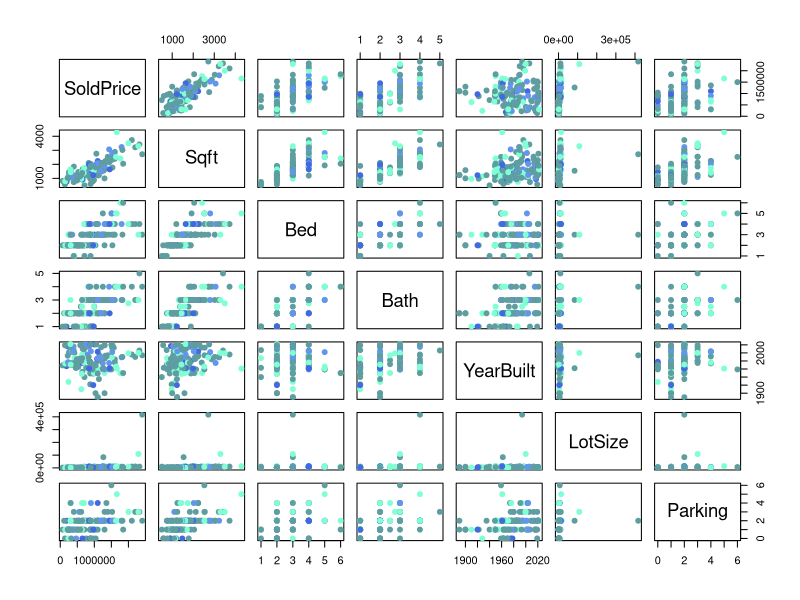
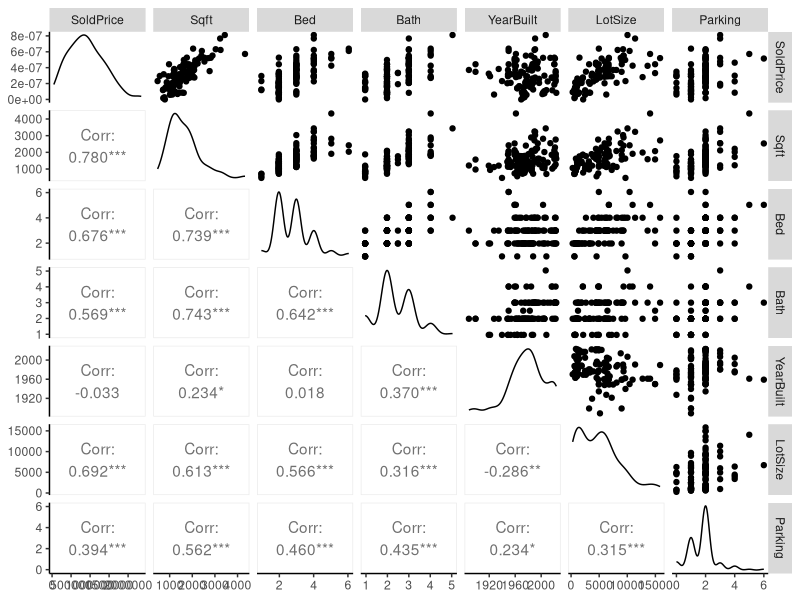
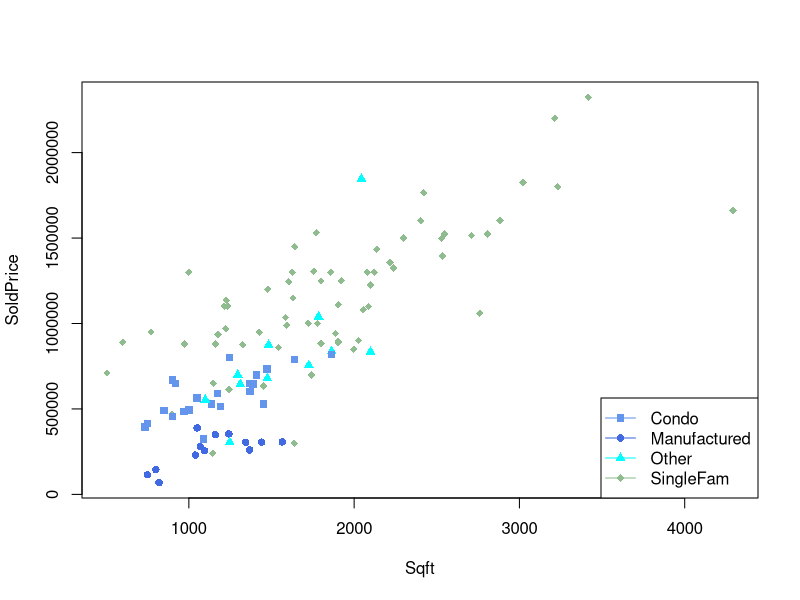

Here is the R script that generated these plots, in order: (Note: this script raises an error after producing the figures.)
## ---- chunk 1
knitr::opts_chunk$set(echo = TRUE)
## ---- chunk 2
library(tidyverse)
library(readxl)
library(leaps)
library(car)
library(scatterplot3d)
library(GGally)
library('lmtest')
## ---- chunk 3
realestate <- read_excel("SLO_Real_Estate_Feb-Apr2022.xlsx")

realestate_clean <- realestate %>%
  filter(LotSize != 416869 & LotSize != 108900 & LotSize != 84071)

realestate_clean <- realestate_clean %>%
  mutate(HomeTypeNew = 
           case_when(HomeType == "Condominium" ~ "Condo", 
             HomeType == "SingleFamilyResidence" ~ "SingleFam",
             HomeType == "ManufacturedHome" ~ "Manufactured",
             TRUE ~ "Other")) 

realestate_clean$Cooling = factor(realestate_clean$Cooling)
realestate_clean$Heating = factor(realestate_clean$Heating)
realestate_clean$HomeType = factor(realestate_clean$HomeType)
realestate_clean$HomeTypeNew = factor(realestate_clean$HomeTypeNew)
realestate_clean$Pool = factor(realestate_clean$Pool)
## ---- chunk 4
n <- 141
numtrain = ceiling(.8*n)
set.seed(678)
train_ind = sample(n, numtrain)
traindata = realestate_clean[train_ind, ]
testdata = realestate_clean[-train_ind, ]
set.seed(NULL)
## ---- chunk 5
# Matrix Scatterplot (outliers not removed)
pairs(SoldPrice ~ Sqft + Bed + Bath + YearBuilt + LotSize + Parking, data = realestate, 
      col = c('aquamarine', 'cornflowerblue','royalblue', 'cadetblue', 'cyan', 
              'darkblue', 'deepskyblue', 'darkseagreen', 'darkseagreen1')[factor(realestate_clean$HomeTypeNew)], 
      pch = 19)
## ---- chunk 6
# Correlation Matrix (outliers not removed)
cor(realestate[,c(1, 2, 3, 4, 5, 6, 7)])
## ---- chunk 7
# Matrix Scatterplot with ggpairs()
ggpairs(traindata[,-c(8:12)], 
        upper=list(continuous='points'),
        lower=list(continuous='cor',combo='blank',discrete='blank'))  +
  theme(panel.grid.major = element_blank(), panel.grid.minor = element_blank(),
panel.background = element_blank(), axis.line = element_line(colour = "black"))
## ---- chunk 8
# Interaction Plot Between Sold Price and Square Footage (Home Type)
traindata$HomeTypeNew = factor(traindata$HomeTypeNew)
fit_interaction = lm(SoldPrice~Sqft*HomeTypeNew, data=traindata)
summary(fit_interaction)

plot(SoldPrice ~ Sqft, data = traindata, 
     col = c('cornflowerblue','royalblue','cyan', 'darkseagreen')[HomeTypeNew], 
     pch = c(15, 16, 17, 18)[HomeTypeNew])
legend('bottomright',legend=levels(traindata$HomeTypeNew),
       pch = c(15, 16, 17, 18),
       col = c('cornflowerblue','royalblue','cyan', 'darkseagreen'),
       lty = 1)
abline(coeff[1], coeff[2], col='cornflowerblue')
abline(coeff[1] + coeff[3], coeff[2] + coeff[6], col = 'royalblue') 
abline(coeff[1] + coeff[4], coeff[2] + coeff[7], col = 'cyan') 
abline(coeff[1] + coeff[5], coeff[2] + coeff[8], col = 'seagreen') 
## ---- chunk 9
# Histograms of Quantitative Variables 
traindata %>%
  ggplot(aes(x = Sqft)) +
  geom_histogram(bins = 10) +
  theme(panel.grid.major = element_blank(), panel.grid.minor = element_blank(),
panel.background = element_blank(), axis.line = element_line(colour = "black"))

traindata %>%
  ggplot(aes(x = Sqft, fill = HomeTypeNew)) +
  geom_histogram(bins = 10) +
  scale_fill_manual(values = c('aquamarine', 'cornflowerblue','royalblue', 'cadetblue', 'cyan', 
                               'darkblue', 'deepskyblue', 'darkseagreen', 'darkseagreen1')) +
  facet_wrap(~HomeTypeNew) +
  theme(panel.grid.major = element_blank(), panel.grid.minor = element_blank(),
panel.background = element_blank(), axis.line = element_line(colour = "black"))

traindata %>%
  ggplot(aes(x = LotSize)) +
  geom_histogram(binwidth = 2000) +
  theme(panel.grid.major = element_blank(), panel.grid.minor = element_blank(),
panel.background = element_blank(), axis.line = element_line(colour = "black"))

traindata %>%
  ggplot(aes(x = LotSize, fill = HomeTypeNew)) +
  geom_histogram(binwidth = 2000) +
  scale_fill_manual(values = c('aquamarine', 'cornflowerblue','royalblue', 'cadetblue', 'cyan', 
                               'darkblue', 'deepskyblue', 'darkseagreen', 'darkseagreen1')) +
  facet_wrap(~HomeTypeNew) +
  theme(panel.grid.major = element_blank(), panel.grid.minor = element_blank(),
panel.background = element_blank(), axis.line = element_line(colour = "black"))

## ---- chunk 10
# Interaction Plot Between Home Type and Pool
with(traindata, interaction.plot(HomeTypeNew, Pool, SoldPrice, type = 'b', 
                                 col = c('royalblue','cyan'), 
                                 pch = c(16, 17)))
with(traindata, interaction.plot(Pool, HomeTypeNew, SoldPrice, type = 'b', 
                                 col = c('cornflowerblue','royalblue','cyan', 'darkseagreen'), 
                                 pch = c(16, 17)))
## ---- chunk 11
# 3D Scatterplot 
s3d <- scatterplot3d(traindata2$Sqft, y=traindata2$SoldPrice, z=traindata2$LotSize,
                     xlab = "Square Footage (sqft)",
                     ylab = "Sold Price (Dollars)",
                     zlab = "Lot Size (sqft)", 
                     angle=55, pch = 16)
# Add regression plane
my.lm <- lm(traindata2$Sqft ~ traindata2$SoldPrice + traindata2$LotSize)
s3d$plane3d(my.lm)
## ---- chunk 12
traindataNew <- traindata %>%
  select(-HomeType)

full.model <- lm(SoldPrice~., data = traindataNew)

best.sub <- summary(regsubsets(formula(full.model), data=traindata, method = "exhaustive", nbest = 2))
## ---- chunk 13
n = nrow(traindata)
p<-c(2,2,3,3,4,4,5,5,6,6,7,7,8,8,9,9) 

SSE<-best.sub$rss             #SSE 
s<-sqrt(SSE/(n-p))            #s
Rsq<-best.sub$rsq             #R-squared 
Rsq.adj<-best.sub$adjr2       #R-squared adjusted
BIC<-n*log(SSE/n) + p*log(n)  #BIC
AIC<- n*log(SSE/n) + 2*p      #AIC
Cp<-best.sub$cp               #Mallow's Cp
bs<- data.frame(best.sub$outmat, p=p, Cp, AIC, BIC, Rsq, Rsq.adj, s) %>%
  arrange(BIC)
## ---- chunk 14
plot(resid(lm(I(sqrt(SoldPrice))~Sqft + HomeTypeNew, data = traindata))~resid(lm(LotSize ~ YearBuilt + Sqft + HomeTypeNew, data = traindata)))
## ---- chunk 15
fit.one <- lm(SoldPrice ~ Sqft + LotSize + HomeTypeNew, data  = traindata)

plot(fit.one)
## ---- chunk 16
boxCox(lm(SoldPrice~Sqft+LotSize+HomeTypeNew, data = traindata))
## ---- chunk 17
fit.two <- lm(I(sqrt(SoldPrice)) ~ Sqft + LotSize + HomeTypeNew, data  = traindata)

plot(fit.two)
## ---- chunk 18
full.model2 <- lm(I(sqrt(SoldPrice))~., data = traindataNew)

best.sub2 <- summary(regsubsets(formula(full.model2), data=traindata, method = "exhaustive", nbest = 2))
## ---- chunk 19
n = nrow(traindata)
p<-c(2,2,3,3,4,4,5,5,6,6,7,7,8,8,9,9) 

SSE<-best.sub2$rss             #SSE 
s<-sqrt(SSE/(n-p))             #s
Rsq<-best.sub2$rsq             #R-squared 
Rsq.adj<-best.sub2$adjr2       #R-squared adjusted
BIC<-n*log(SSE/n) + p*log(n)   #BIC
AIC<- n*log(SSE/n) + 2*p       #AIC
Cp<-best.sub2$cp               #Mallow's Cp
bs2<- data.frame(best.sub2$outmat, p=p, Cp, AIC, BIC, Rsq, Rsq.adj, s) %>%
  arrange(BIC)
## ---- chunk 20
final_model = lm(I(sqrt(SoldPrice)) ~ Sqft + YearBuilt + HomeTypeNew, data = traindata)

par(mfrow=c(2,2)) #plot in 2 by 2 grid   
plot(final_model)

plot(resid(final_model) ~ log(SoldPrice), data=traindata, ylab='Residuals', xlab='log(SoldPrice)')
abline(h=0,lty=2)

plot(resid(final_model) ~ resid(lm(YearBuilt~Sqft+HomeTypeNew, data = traindata)), ylab='Residuals', xlab='YearBuilt')
abline(h=0,lty=2)

plot(resid(final_model) ~ HomeTypeNew, data=traindata, ylab='Residuals', xlab='HomeTypeNew')
abline(h=0,lty=2)

hist(resid(final_model), main='', xlab='Residuals')

shapiro.test(resid(final_model))
bptest(final_model)
## ---- chunk 21
summary(final_model)
vif(final_model)
